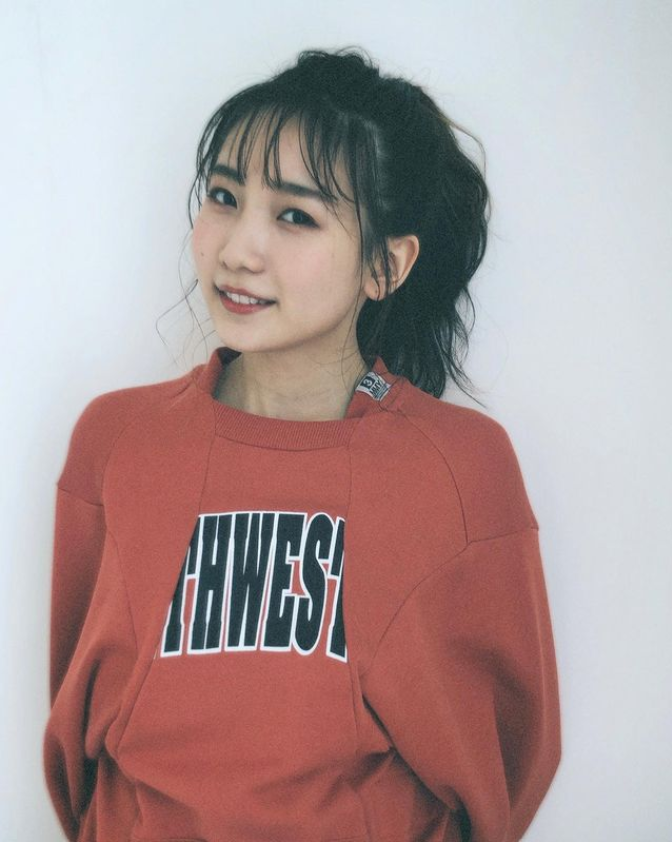
#> input picture origin.png, 672 x 842 px, found by its file name
$ python img_effect.py
#> lines starting #> are read from the running program, lines starting #| are printed output that depends on the picture
#> further down, img is the input picture: shape (842, 672, 3); mean B, G, R 154.1, 154.1, 174.4
import cv2
import numpy as np
from scipy.interpolate import UnivariateSpline
def _LookupTable(x, y):
    spline = UnivariateSpline(x, y)
    return spline(range(256))

# ------------------------------------------------------------------------------------------------------------

# RGB img -> gray img
def grayscale(img):
    gray_img = cv2.cvtColor(img, cv2.COLOR_BGR2GRAY)
    return gray_img

# pixel value = pixel value + beta
def bright(img, beta):
#> called with beta = 60
    img = cv2.convertScaleAbs(img, beta=beta)
    return img

# sharpen image
def sharpen(img):
    kernel = np.array([ [-1, -1, -1],
                        [-1, 9.5, -1],
                        [-1, -1, -1]])
    sharpen_img = cv2.filter2D(img, -1, kernel)
    return sharpen_img

# retro style
def sepia(img):
   img_sepia = np.array(img, dtype=np.float64) # converting to float to prevent loss
   img_sepia = cv2.transform(img_sepia, np.matrix([ [0.272, 0.534, 0.131],
                                                    [0.349, 0.686, 0.168],
                                                    [0.393, 0.769, 0.189]])) # multipying image with special sepia matrix
   img_sepia[np.where(img_sepia > 255)] = 255 # normalizing values greater than 255 to 255
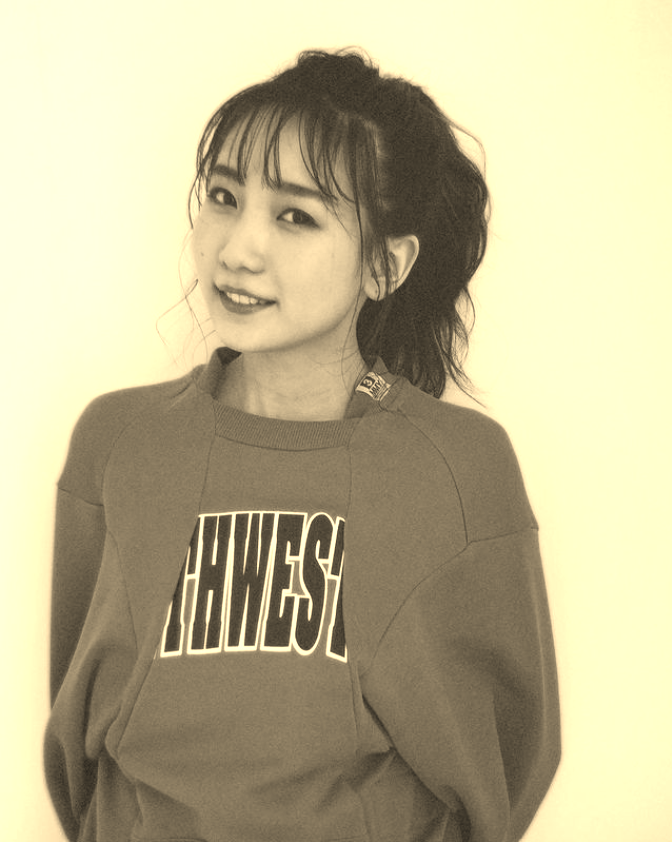
#> img_sepia: shape (842, 672, 3) float64; mean B, G, R 147, 181.8, 190
   img_sepia = np.array(img_sepia, dtype=np.uint8)
   return img_sepia

# pencil style
# return value: gray_img, color_img
def pencil_sketch(img):
   sk_gray, sk_color = cv2.pencilSketch(img, sigma_s=10, sigma_r=0.1, shade_factor=0.03)
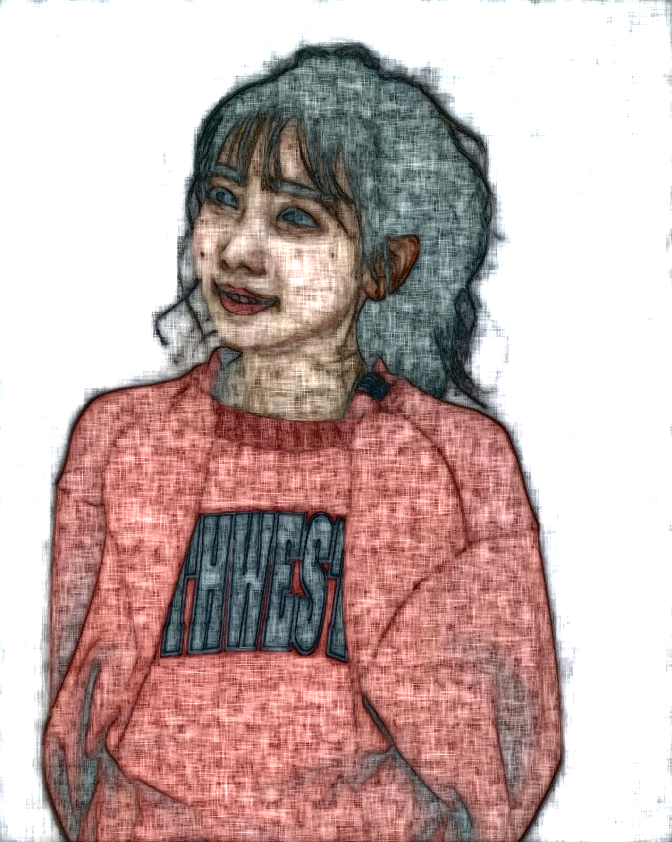
#> sk_color: shape (842, 672, 3); mean B, G, R 171.1, 173.7, 196.9
   return  sk_gray, sk_color

#HDR effect
def HDR(img):
   hdr = cv2.detailEnhance(img, sigma_s=12, sigma_r=0.15)
   return hdr

# 鬼片
def invert(img):
   inv = cv2.bitwise_not(img)
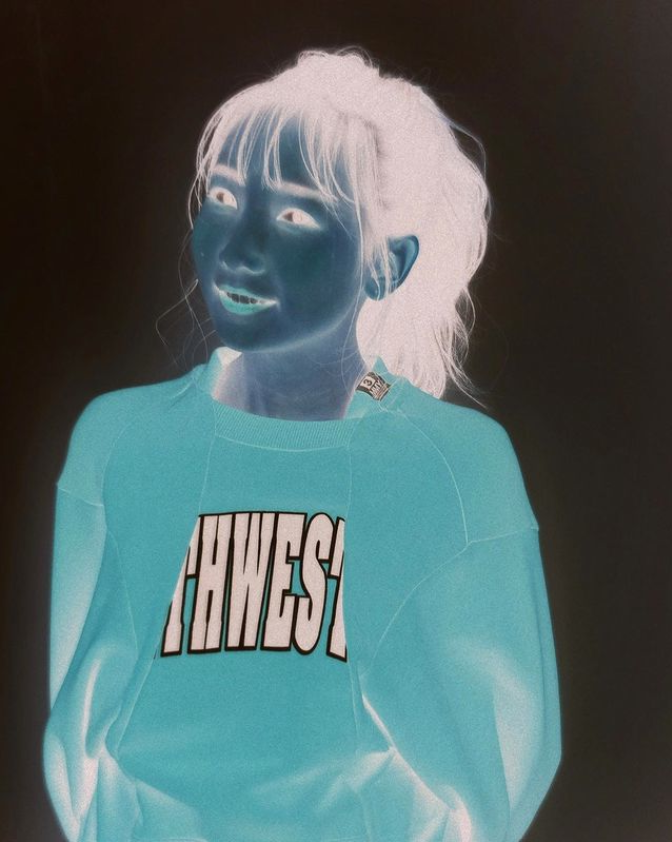
#> inv: shape (842, 672, 3); mean B, G, R 100.9, 100.9, 80.6
   return inv

#summer effect
def summer(img):
   increaseLookupTable = _LookupTable([0, 64, 128, 256], [0, 80, 160, 256])
   decreaseLookupTable = _LookupTable([0, 64, 128, 256], [0, 50, 100, 256])
   blue_channel, green_channel,red_channel  = cv2.split(img)
   red_channel = cv2.LUT(red_channel, increaseLookupTable).astype(np.uint8)
   blue_channel = cv2.LUT(blue_channel, decreaseLookupTable).astype(np.uint8)
   sum= cv2.merge((blue_channel, green_channel, red_channel))
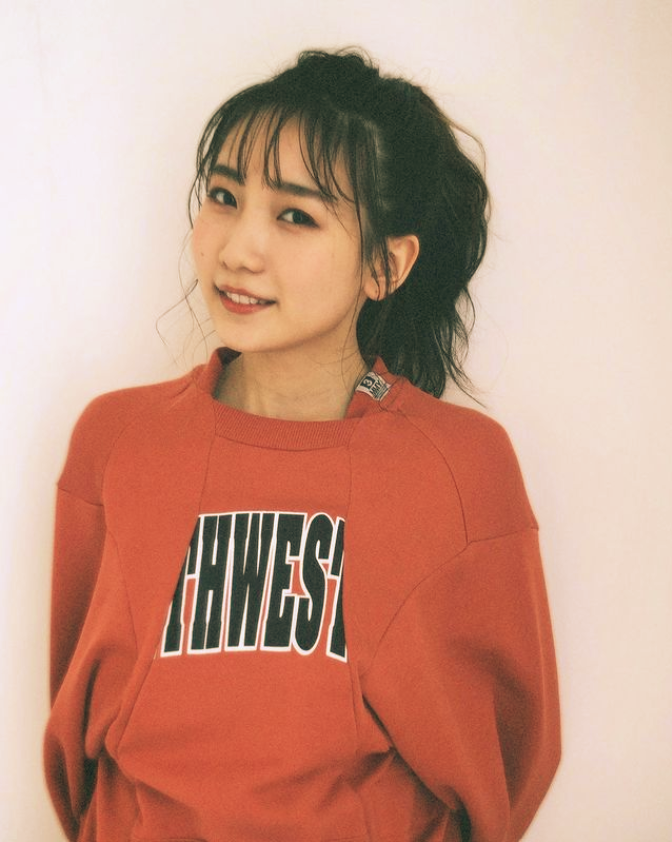
#> sum: shape (842, 672, 3); mean B, G, R 136, 154.1, 200.6
   return sum

#winter effect
def winter(img):
   increaseLookupTable = _LookupTable([0, 64, 128, 256], [0, 80, 160, 256])
   decreaseLookupTable = _LookupTable([0, 64, 128, 256], [0, 50, 100, 256])
   blue_channel, green_channel,red_channel = cv2.split(img)
   red_channel = cv2.LUT(red_channel, decreaseLookupTable).astype(np.uint8)
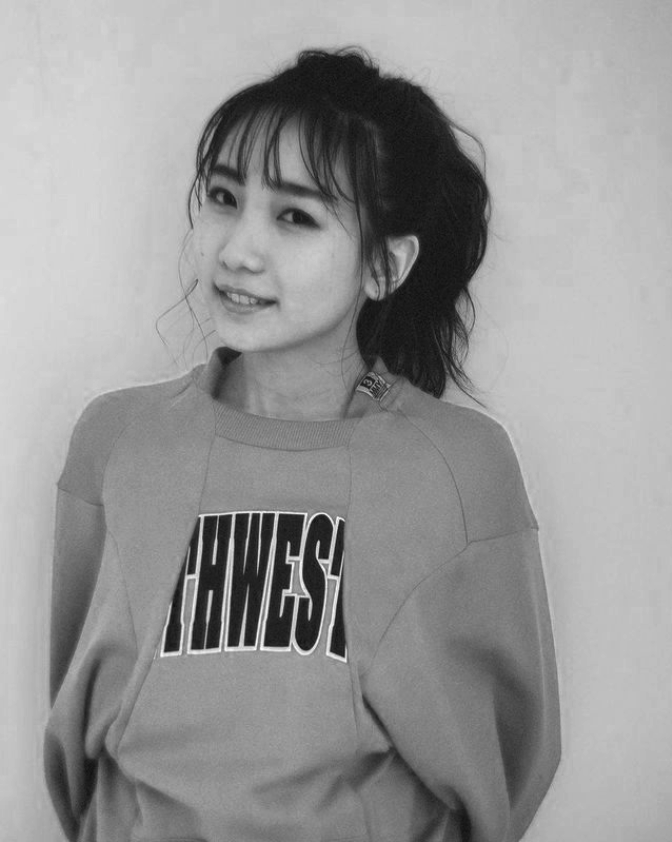
#> red_channel: shape (842, 672); min 14, max 252, mean 150.4
   blue_channel = cv2.LUT(blue_channel, increaseLookupTable).astype(np.uint8)
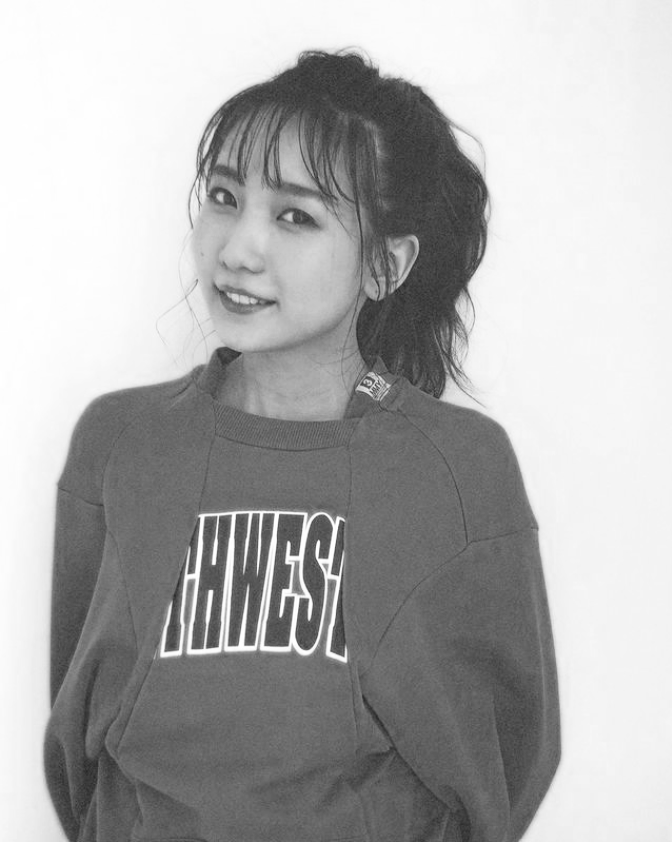
#> blue_channel: shape (842, 672); min 39, max 255, mean 173.6
   win= cv2.merge((blue_channel, green_channel, red_channel))
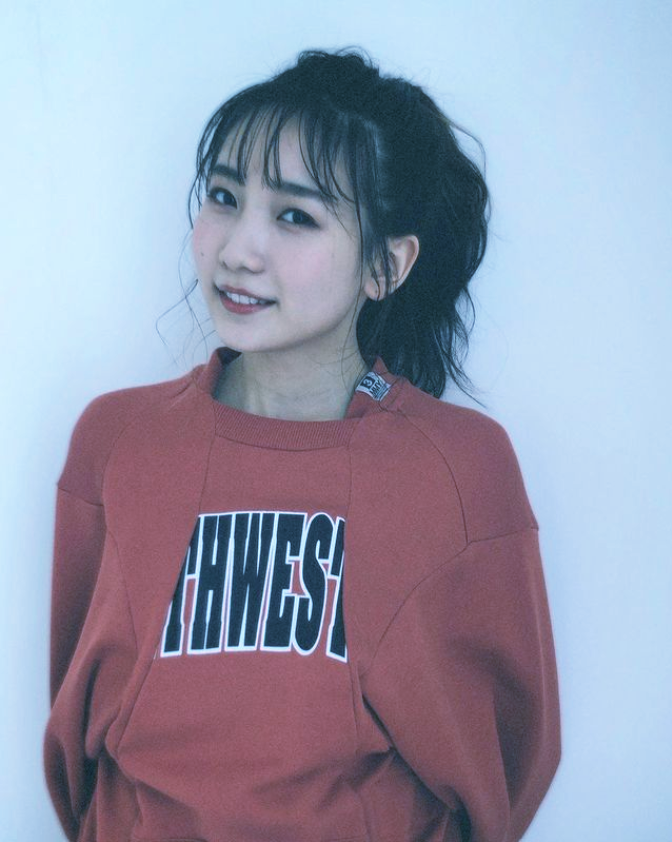
#> win: shape (842, 672, 3); mean B, G, R 173.6, 154.1, 150.4
   return win


if __name__=="__main__":

   import os

   OUTPUT_DIR = '.' + os.sep + 'filter_imgs'

   img = cv2.imread(OUTPUT_DIR + os.sep + 'origin.png')
   cv2.imwrite(OUTPUT_DIR + os.sep + 'grayscale.png', grayscale(img))
   cv2.imwrite(OUTPUT_DIR + os.sep + 'brighter.png', bright(img, 60))
   cv2.imwrite(OUTPUT_DIR + os.sep + 'sharpen.png', sharpen(img))
   cv2.imwrite(OUTPUT_DIR + os.sep + 'retro.png', sepia(img))

   gray, colorful = pencil_sketch(img)
   cv2.imwrite(OUTPUT_DIR + os.sep + 'pencil_RGB.png', colorful)
   cv2.imwrite(OUTPUT_DIR + os.sep + 'pencil_gray.png', gray)

   cv2.imwrite(OUTPUT_DIR + os.sep + 'hdr.png', HDR(img))
   cv2.imwrite(OUTPUT_DIR + os.sep + 'ghost.png', invert(img))
   cv2.imwrite(OUTPUT_DIR + os.sep + 'summer.png', summer(img))
   cv2.imwrite(OUTPUT_DIR + os.sep + 'winter.png', winter(img))
